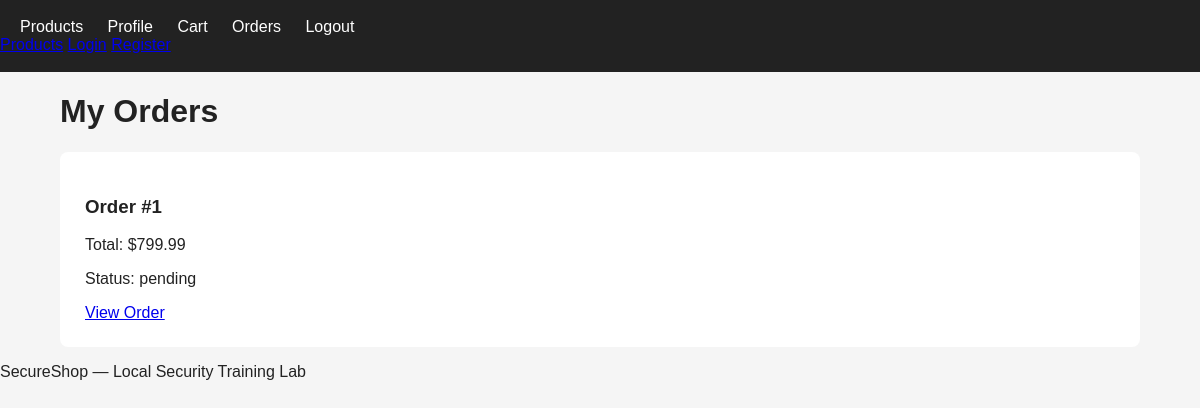
Screenshot of /orders (signed in) with the database file from the repository.
### app/models.py (models this page shows)
class Order(db.Model):
    id = db.Column(
        db.Integer,
        primary_key=True
    )
    user_id = db.Column(
        db.Integer,
        db.ForeignKey("user.id"),
        nullable=False
    )
    total = db.Column(
        db.Float,
        nullable=False
    )
    status = db.Column(
        db.String(30),
        nullable=False,
        default="pending"
    )
    items = db.relationship(
        "OrderItem",
        backref="order",
        lazy=True,
        cascade="all, delete-orphan"
    )

### app/routes.py (the view)
@main.route("/orders")
@login_required
def orders():
    orders = Order.query.filter_by(
        user_id=session["user_id"]
    ).order_by(
        Order.id.desc()
    ).all()
    return render_template(
        "orders.html",
        orders=orders
    )

### app/routes.py (called while the page is built)
def login_required(function):
    @wraps(function)
    def wrapper(*args, **kwargs):
        if "user_id" not in session:
            flash("Please log in first.")
            return redirect(url_for("main.login"))
        return function(*args, **kwargs)
    return wrapper

### app/templates/orders.html (shortened to what this page needs)
{% extends "base.html" %}
{% block content %}
<h1>My Orders</h1>
{% if orders %}
{% for order in orders %}
<div class="product-card">
    <h3>
        Order #{{ order.id }}
    </h3>
    <p>
        Total:
        ${{ "%.2f"|format(order.total) }}
    </p>
    <p>
        Status: {{ order.status }}
    </p>
    <a href="/orders/{{ order.id }}">
        View Order
    </a>
</div>
{% endfor %}
{% else %}
<p>You have no orders.</p>
{% endif %}
{% endblock %}

### app/static/css/style.css (style rules this page uses)
* { box-sizing: border-box; }
body { margin: 0; font-family: Arial, sans-serif; background: #f5f5f5; color: #222; }
.product-card { background: white; padding: 25px; border-radius: 8px; }

### rows the page displays
Order: id "1", total "799.99", status "pending"
